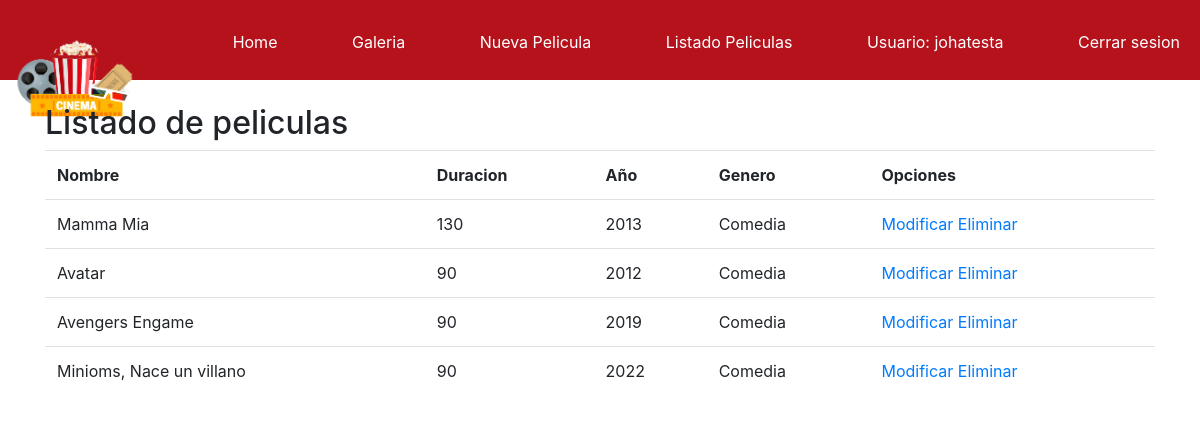
/listado_peliculas/ (signed in), run on the app's committed database.
### core/models.py (models this page shows, shortened)
class Pelicula(models.Model):
    nombre=models.CharField(max_length=200)
    duracion= models.IntegerField()
    anio=models.IntegerField()
    genero=models.ForeignKey(Genero, on_delete=models.CASCADE)
    sinopsis = models.TextField(null = True, blank = True)
    fecha_estreno = models.DateField()
    imagen = models.ImageField(null = True, blank = True)

class Genero(models.Model):
    nombre= models.CharField(max_length=80)
    def __str__(self):
        return self.nombre

### core/views.py (the view)
# urls.py: path('listado_peliculas/',listado_pelicula, name='listado_peliculas'),
def listado_pelicula(request):
    peliculas=Pelicula.objects.all()
    data={
        'peliculas':peliculas
    }
    return render(request, 'core/listado_peliculas.html',data)

### core/templates/core/listado_peliculas.html (shortened to what this page needs)
{% extends 'core/basico.html' %}
{% load static%}
{% block contenido %}
{% block css %}
<link rel="stylesheet" href="//cdnjs.cloudflare.com/ajax/libs/toastr.js/latest/css/toastr.min.css">
{%endblock %}
 <h2> Listado de peliculas </h2>
 <table class="table table-stripped">
    <tr>
        <th>
            Nombre
        </th>
        <th>
            Duracion
        </th>
        <th>
            Año
        </th>
        <th>
            Genero
        </th>
        <th>
            Opciones
        </th>
    </tr>
    {% for p in peliculas %}
       <tr>
        <td>
            {{p.nombre}}
        </td>
        <td>
            {{p.duracion}}
        </td>
        <td>
            {{p.anio}}
        </td>
        <td>{{p.genero}}</td>
        <td>
            <a href="{% url 'modificar_pelicula' p.id %}">Modificar</a>
            <a onclick="confirmarEliminacion(  '{{p.id }}'  , '{{p.nombre }}' )" href="#">Eliminar</a> </td>
       </tr>
    {% endfor %}
 </table>
{% endblock %}

### core/templates/core/basico.html (shortened to what this page needs)
<!DOCTYPE html>
<html lang="es">
<head>
    {% load static %}
    {% block css%}
    {% endblock %}
    <link rel="stylesheet" href="{% static 'core/css/estilos.css' %}">
    <link rel="stylesheet" href="https://cdn.jsdelivr.net/npm/bootstrap@4.3.1/dist/css/bootstrap.min.css">
</head>
<body>
    <header>
        <img src="{% static 'core/img/logo.png' %}" alt="Logo" class="logo">
        <nav>
                <ul>
                        <li>
                            <a href="{% url 'home' %}">Home</a>
                        </li>
                        <li>
                            <a href="{% url 'galeria' %}">Galeria</a>
                        </li>
                        {% if user.is_authenticated %}
                        <li>
                            <a href="{% url 'nueva_pelicula' %}">Nueva Pelicula</a>
                        </li>
                        <li>
                            <a href="{% url 'listado_peliculas' %}">Listado Peliculas</a>
                        </li>
                        <li>
                            <a href="#">Usuario: {{user.username}}</a>
                        </li>
                        <li>
                            <a href="{% url 'logout' %}">Cerrar sesion</a>
                        </li>
                        {% endif %}
                </ul>
        </nav>
    </header>
    <div id="principal">
       <br>
        <div class="container">
            {% block contenido %}
            {% endblock %}
        </div>
    </div>
    <br>
    <br>
</body>
</html>

### core/static/core/css/estilos.css (style rules this page uses)
* { margin:0; padding: 0; }
body { background-color:rgb(219, 219, 219); font-family: fantasy; }
header { width: 100%; height: 80px; background-color:#b5121c;; transition: all 0.5s; }
#principal { width: 100%; min-height: 500px; height: auto; }
nav { width: auto; float:right; }
nav > ul > li { display: inline-block; margin-left:30px; padding:30px 20px; transition: all 0.5s; }
nav > ul > li > a { color:white; text-decoration: none; }
.logo { width: 150px; }

### data on the page
Pelicula: nombre "Mamma Mia", duracion "130", anio "2013", genero "Comedia"
Pelicula: nombre "Avatar", duracion "90", anio "2012", genero "Comedia"
Pelicula: nombre "Avengers Engame", duracion "90", anio "2019", genero "Comedia"
Pelicula: nombre "Minioms, Nace un villano", duracion "90", anio "2022", genero "Comedia"

### other printed values
{{ user.username }} "johatesta"
